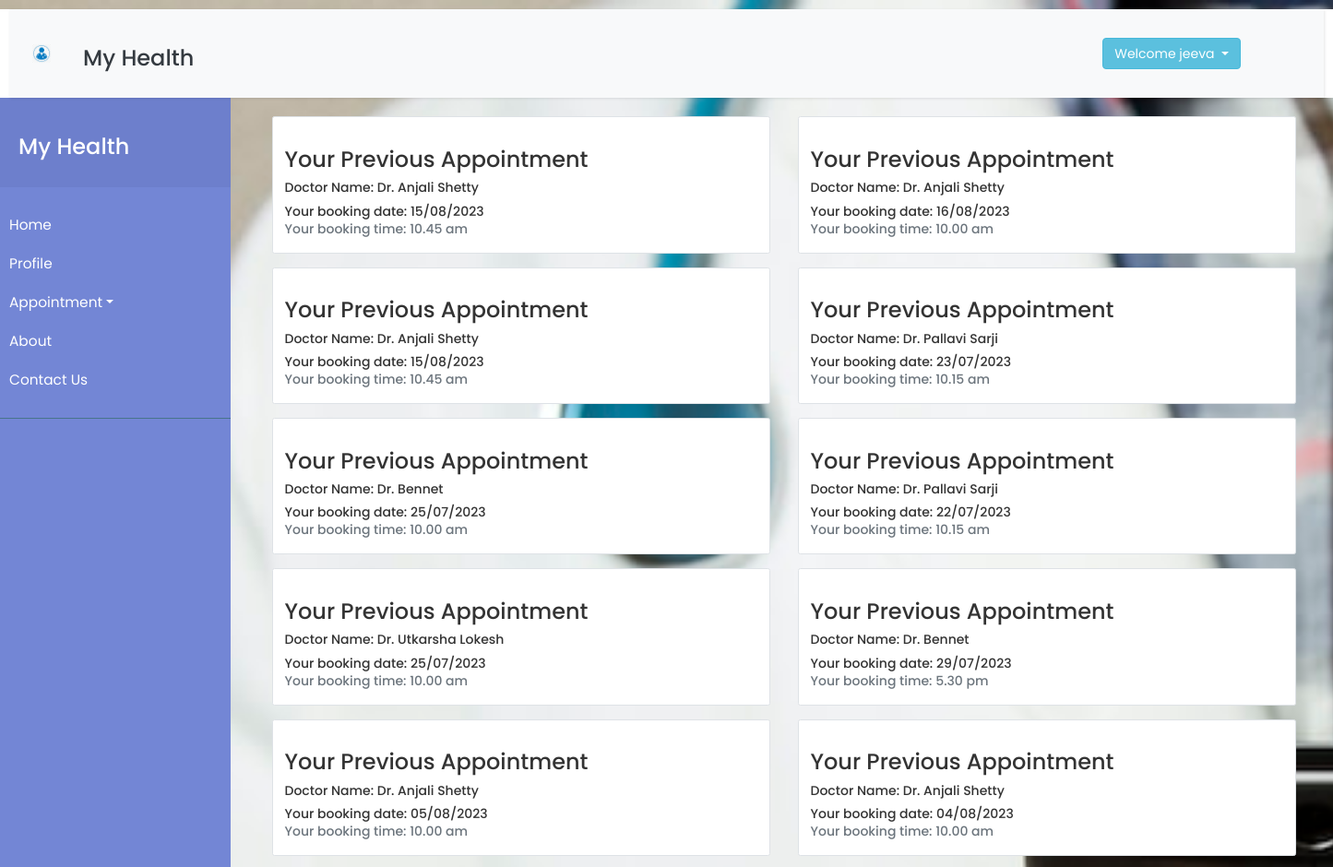
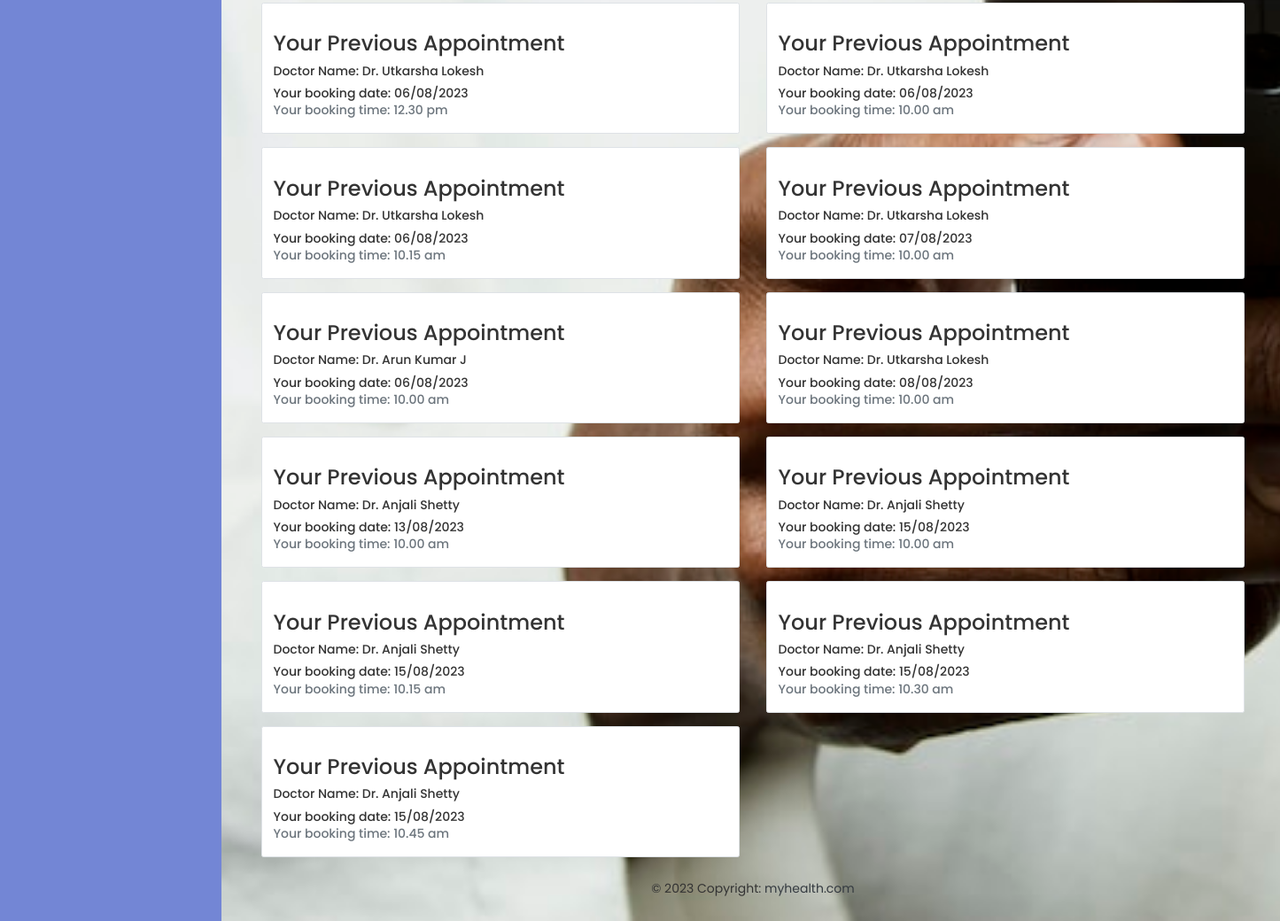
/allapp.php (signed in), run on the app's committed database (2 pictures, top to bottom).
### tables this page shows
CREATE TABLE IF NOT EXISTS `patient_details` (
  `patient_id` tinyint NOT NULL AUTO_INCREMENT,
  `patient_name` varchar(100) NOT NULL,
  `user_name` varchar(50) NOT NULL,
  `email_id` varchar(150) NOT NULL,
  `dob` varchar(50) NOT NULL,
  `contact_number` varchar(12) NOT NULL,
  `gender` varchar(50) NOT NULL,
  `address` varchar(200) NOT NULL,
  `password` varchar(50) NOT NULL,
  `created_at` timestamp NOT NULL,
  `update_at` timestamp NOT NULL,
  PRIMARY KEY (`patient_id`)
);

CREATE TABLE IF NOT EXISTS `appointment` (
  `appointment_id` tinyint NOT NULL AUTO_INCREMENT,
  `doctor_id` varchar(150) NOT NULL,
  `patient_id` varchar(50) NOT NULL,
  `appointment_date` varchar(50) NOT NULL,
  `appointment_time_of_day` varchar(50) NOT NULL,
  `appointment_time` varchar(100) NOT NULL,
  `created_at` timestamp NOT NULL,
  `update_at` timestamp NOT NULL,
  PRIMARY KEY (`appointment_id`)
);

CREATE TABLE IF NOT EXISTS `doctor_details` (
  `doctor_id` tinyint NOT NULL AUTO_INCREMENT,
  `doctor_name` varchar(100) NOT NULL,
  `graduation_status` varchar(50) NOT NULL,
  `email_id` varchar(150) NOT NULL,
  `specialist` varchar(100) NOT NULL,
  `fees` varchar(50) NOT NULL,
  `gender` varchar(100) NOT NULL,
  `address` varchar(250) NOT NULL,
  `mobile` varchar(12) NOT NULL,
  `status` varchar(12) NOT NULL,
  `experience` varchar(50) NOT NULL,
  `profile_photo` varchar(100) NOT NULL,
  `created_at` timestamp NOT NULL,
  `update_at` timestamp NOT NULL ON UPDATE CURRENT_TIMESTAMP,
  PRIMARY KEY (`doctor_id`)
);

### admin/db.php (called while the page is built, shortened)
<?php
class database
{
	public function dbConnection()
	{
		$servername = "localhost";
		$username = "root";
		$password = "test";
		$database = "myhealth";
		$conn = new mysqli($servername, $username, $password, $database);
		return $conn;
	}
}
?>

### allapp.php (the view, shortened to what this page needs)
<!doctype html>
<html lang="en">
<head>
<?php include('head.php');?>
<?php
    if ($_SESSION["username"]) {
  ?>
    <?php include('header.php'); ?>
</head>
<body style="background-image: url('images/doc1.jpg'); background-size: cover;">
<?php include ('menu.php');?>
            <div id="container" class="container-lg">
    <div class="d-flex justify-content-center">
      <div class="row">
        <form action="appointment_process.php" method="POST">
		<?php
		$sql = "SELECT * FROM `appointment` WHERE patient_id = '" . $patient_id . "'";
 $res = mysqli_query($object->dbConnection(), $sql);
if ($res && mysqli_num_rows($res) > 0) {
   echo '<section>
        <div class="container ml-auto">
<div class="row justify-content-start">';
    while ($row = mysqli_fetch_assoc($res)) {
        $bookDate = $row['appointment_date'];
        $bookTime = $row['appointment_time'];
		$bookHour = date('H', strtotime($bookTime));
        $bookMinute = date('i', strtotime($bookTime));
        $doctor_id = $row['doctor_id'];
        $currentDate = date("d/m/Y");
 list($bookDay, $bookMonth, $bookYear) = explode('/', $bookDate);
        $bookMonth = intval($bookMonth);
list($currentDay, $currentMonth, $currentYear) = explode('/', $currentDate);
        $currentMonth = intval($currentMonth);
$query = "SELECT * FROM doctor_details WHERE doctor_id = '" . $doctor_id . "'";
  $result = mysqli_query($object->dbConnection(), $query);
  if ($row = mysqli_fetch_assoc($result)) {
    $doctorname = $row['doctor_name'];
  }
$currentHour = date('g');
$currentMinute = date('i');
$bookTimestamp = strtotime("$bookYear-$bookMonth-$bookDay $bookHour:$bookMinute");
$currentTimestamp = strtotime("$currentYear-$currentMonth-$currentDay $currentHour:$currentMinute");
  if ($bookTimestamp < $currentTimestamp) {
echo '<div class="col-md-6 mb-4">
<div class="card shadow-0 border rounded-3">
<div class="card-body">
<h3>Your Previous Appointment </h3>
<h5 class="card-title">Doctor Name: ' . $doctorname . '</h5>
<h5 class="card-title">Your booking date: ' . $bookDate . '</h5>
<h5 class="card-subtitle mb-2 text-muted">Your booking time: ' . $bookTime . '</h5>
</div>
</div>
</div>';
}
else{
$noAppointment = true;
}
}
}
?>
</form>
</div>
</div>
  </div>
        </div>
    </div>
	<?php include('appointmentscript.php'); ?>
  <div id="footer" class=" mt-auto">
            <?php include('footer.php'); ?>
        </div>
<?php
  } else {
    header("Location: user_login.php");
    exit();
  }
?>
</body>
</html>

### head.php (shortened to what this page needs)
    <link rel="stylesheet" href="../library/css/bootstrap.min.css">
	<link rel="stylesheet" href="../library/css/fonts/font-awesome.min.css">
<link rel="stylesheet" href="https://maxcdn.bootstrapcdn.com/bootstrap/3.4.1/css/bootstrap.min.css">
  <link rel="stylesheet" href="https://cdnjs.cloudflare.com/ajax/libs/font-awesome/5.15.3/css/all.min.css" />
<link href="//maxcdn.bootstrapcdn.com/bootstrap/4.1.1/css/bootstrap.min.css" rel="stylesheet" id="bootstrap-css">
<link rel="stylesheet" href="https://maxcdn.bootstrapcdn.com/font-awesome/4.7.0/css/font-awesome.min.css">
<link rel="stylesheet" href="https://maxcdn.bootstrapcdn.com/bootstrap/3.3.7/css/bootstrap.min.css">

### header.php (shortened to what this page needs)
<?php
include('admin/db.php');
$object = new database();
?>
<div id="header">
    <header class="bg-white text-white">
        <div class="m-3">
            <nav class="navbar navbar-expand-lg navbar-light bg-light">
                <div class="container-fluid">
                    <a href="home.php">
                        <img class="navbar-brand" src="admin/images/logo1.png" width="50" height="50" />
                    </a>
                    <h3 class="text-dark nav-item nav-link active" style="white-space: nowrap;">My Health</h3>
                    <div class="collapse navbar-collapse" id="navbarCollapse">
                        <div class="navbar-nav">
                            <a href="index.php" class="nav-item nav-link active"></a>
                            <div class="row align-items col-md-2">
                                <div class="navbar-nav ms-auto">
                                    <?php
                                    if (isset($_SESSION['username'])) {
                                        $username = $_SESSION['username'];
                                        $query = "SELECT patient_name FROM patient_details WHERE email_id = '$username'";
                                        $result = mysqli_query($object->dbConnection(), $query);
                                        if ($result && mysqli_num_rows($result) > 0) {
                                            $row = mysqli_fetch_assoc($result);
                                            $userName = $row['patient_name'];
                                    ?>
                                    <div class="btn-group" style="margin-left: 950px;">
    <button type="button" class="btn btn-info dropdown-toggle" data-toggle="dropdown" style="white-space: nowrap;">
        Welcome <?php echo $userName; ?>
    </button>
</div>
                                    <?php
                                        }
                                    }
                                    ?>
                                </div>
                            </div>
                        </div>
                    </div>
                </div>
            </nav>
        </div>
    </header>
</div>

### menu.php (shortened to what this page needs)
<div class="wrapper">
        <nav id="sidebar">
            <div class="sidebar-header">
                <h3>My Health </h3>
            </div>
            <ul class="list-unstyled components">
                <li class="active">
                    <li>
                    <a href="home.php">Home</a>
                </li>
                <li>
                <?php
                if (isset($_SESSION["username"])) {
                    $userName = $_SESSION["username"];
                    $query = "SELECT * FROM patient_details WHERE email_id = '" . $userName . "'";
                    $result = mysqli_query($object->dbConnection(), $query);
                    if ($row = mysqli_fetch_assoc($result)) {
                        $patient_id = $row['patient_id'];
                        echo '<li><a href="profile.php?id=' . $patient_id . '">Profile</a></li>
						 <li> <a href="#pageSubmenu" data-toggle="collapse" aria-expanded="false" class="dropdown-toggle">Appointment</a>
                    <ul class="collapse list-unstyled" id="pageSubmenu">
                        <li>
                            <a href="search-doctors.php" >Book Appointment</a>
                        </li><li>
                            <a href="nextapp.php?id=' . $patient_id . '" >Upcoming  Appointment</a>
                        </li>
                        <li>
                            <a href="allapp.php?id=' . $patient_id . '"">Past Appointment </a>
                        </li>
            </li>
                    </ul>
                </li>
                <li>
                    <a href="about.php">About</a>
                </li>
				<li>
    <a href="contactus.php?id=' . $patient_id . '"">Contact Us</a>
                </li>
            </ul>';
		} else {
                        echo "Patient not found!";
                    }
                } else {
                    echo "Session username not set!";
                }
                ?>
        </nav>
        <div id="content">

### appointmentscript.php (shortened to what this page needs)
<link rel="stylesheet" href="fullcalendar.min.css">
<link rel="stylesheet" href="https://cdnjs.cloudflare.com/ajax/libs/bootstrap-datepicker/1.9.0/css/bootstrap-datepicker.min.css">
<link href="path/to/bootstrap-datepicker.min.css" rel="stylesheet">

### footer.php (shortened to what this page needs)
<div id="footer">
   <div class="text-center p-3" style="background-color:info text-dark(0, 0, 0, 0.2);">
	© 2023 Copyright:
	  <a class="text-dark" href="login.php">myhealth.com</a>
   </div>
</div>

### allapp.php (style rules this page uses)
#content { width: 100%; padding: 20px; min-height: 100vh; transition: all 0.3s; }

### menu.php (style rules this page uses)
body { font-family: 'Poppins', sans-serif; background: #fafafa; }
a, a:hover, a:focus { color: inherit; text-decoration: none; transition: all 0.3s; }
.navbar { padding: 15px 10px; background: #fff; border: none; border-radius: 0; margin-bottom: -10px; box-shadow: 1px 1px 3px rgba(0, 0, 0, 0.1); }
.wrapper { display: flex; width: 100%; align-items: stretch; }
#sidebar { min-width: 250px; max-width: 250px; background: #7386D5; color: #fff; transition: all 0.3s; }
#sidebar .sidebar-header { padding: 20px; background: #6d7fcc; }
#sidebar ul.components { padding: 20px 0; border-bottom: 1px solid #47748b; }
#sidebar ul li a { padding: 10px; font-size: 1.1em; display: block; }
a[data-toggle="collapse"] { position: relative; }
@media (min-width: 769px) { #sidebar { display: block; } }
@media (min-width: 769px) { #content { margin-left:5px; } }

### data on the page
patient_details: patient_name "jeeva"
appointment: doctor.doctor_name "Dr. Anjali Shetty", appointment_date "15/08/2023", appointment_time "10.45 am"
appointment: doctor.doctor_name "Dr. Anjali Shetty", appointment_date "16/08/2023", appointment_time "10.00 am"
appointment: doctor.doctor_name "Dr. Anjali Shetty", appointment_date "15/08/2023", appointment_time "10.45 am"
appointment: doctor.doctor_name "Dr. Pallavi Sarji", appointment_date "23/07/2023", appointment_time "10.15 am"
appointment: doctor.doctor_name "Dr. Bennet", appointment_date "25/07/2023", appointment_time "10.00 am"
appointment: doctor.doctor_name "Dr. Pallavi Sarji", appointment_date "22/07/2023", appointment_time "10.15 am"
appointment: doctor.doctor_name "Dr. Utkarsha Lokesh", appointment_date "25/07/2023", appointment_time "10.00 am"
appointment: doctor.doctor_name "Dr. Bennet", appointment_date "29/07/2023", appointment_time "5.30 pm"
appointment: doctor.doctor_name "Dr. Anjali Shetty", appointment_date "05/08/2023", appointment_time "10.00 am"
appointment: doctor.doctor_name "Dr. Anjali Shetty", appointment_date "04/08/2023", appointment_time "10.00 am"
appointment: doctor.doctor_name "Dr. Utkarsha Lokesh", appointment_date "06/08/2023", appointment_time "12.30 pm"
appointment: doctor.doctor_name "Dr. Utkarsha Lokesh", appointment_date "06/08/2023", appointment_time "10.00 am"
appointment: doctor.doctor_name "Dr. Utkarsha Lokesh", appointment_date "06/08/2023", appointment_time "10.15 am"
appointment: doctor.doctor_name "Dr. Utkarsha Lokesh", appointment_date "07/08/2023", appointment_time "10.00 am"
appointment: doctor.doctor_name "Dr. Arun Kumar J", appointment_date "06/08/2023", appointment_time "10.00 am"
appointment: doctor.doctor_name "Dr. Utkarsha Lokesh", appointment_date "08/08/2023", appointment_time "10.00 am"
appointment: doctor.doctor_name "Dr. Anjali Shetty", appointment_date "13/08/2023", appointment_time "10.00 am"
appointment: doctor.doctor_name "Dr. Anjali Shetty", appointment_date "15/08/2023", appointment_time "10.00 am"
appointment: doctor.doctor_name "Dr. Anjali Shetty", appointment_date "15/08/2023", appointment_time "10.15 am"
appointment: doctor.doctor_name "Dr. Anjali Shetty", appointment_date "15/08/2023", appointment_time "10.30 am"
appointment: doctor.doctor_name "Dr. Anjali Shetty", appointment_date "15/08/2023", appointment_time "10.45 am"
